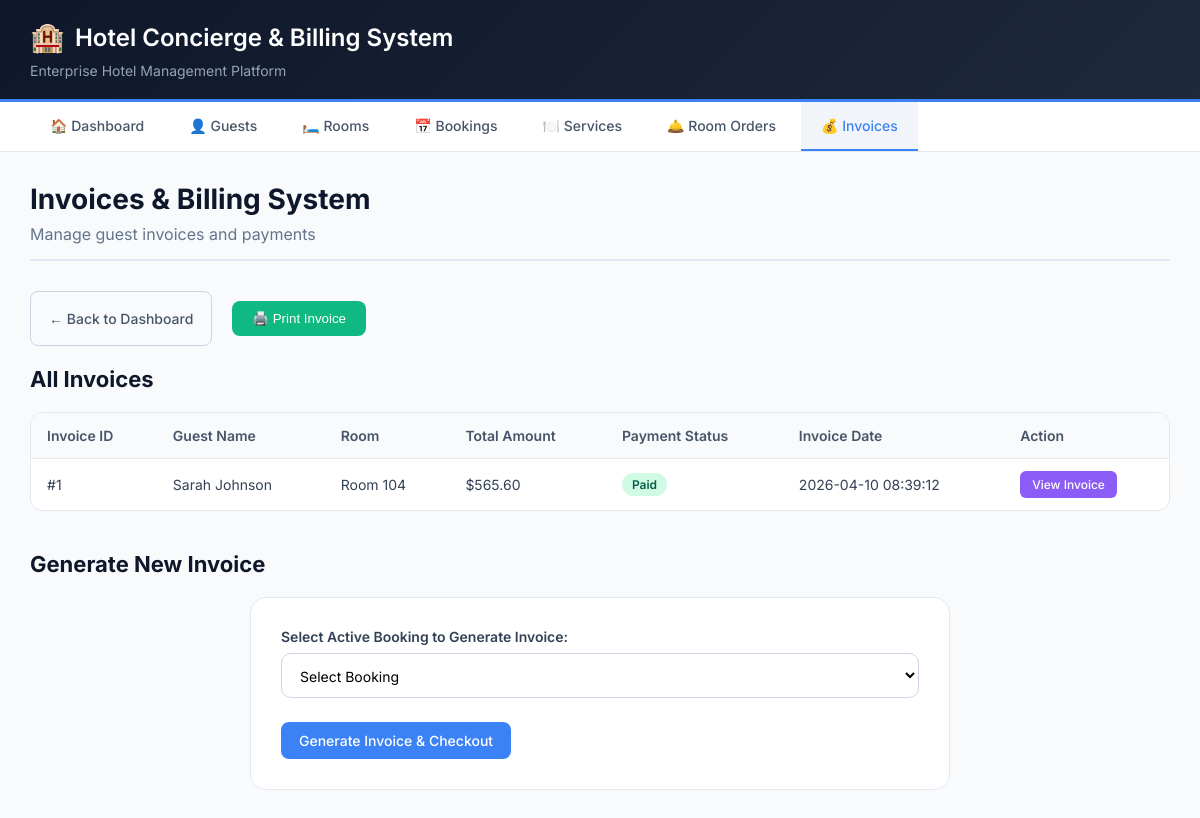
The app's page /hotel_system/invoices/view_invoice.php with its own data.
### tables this page shows
CREATE TABLE invoices (
    invoice_id INT PRIMARY KEY AUTO_INCREMENT,
    booking_id INT NOT NULL UNIQUE,
    room_charges DECIMAL(10,2) DEFAULT 0,
    service_charges DECIMAL(10,2) DEFAULT 0,
    tax_amount DECIMAL(10,2) DEFAULT 0,
    total_amount DECIMAL(10,2) GENERATED ALWAYS AS (room_charges + service_charges + tax_amount) STORED,
    payment_status ENUM('Unpaid', 'Paid', 'PartiallyPaid') DEFAULT 'Unpaid',
    invoice_date TIMESTAMP DEFAULT CURRENT_TIMESTAMP,
    FOREIGN KEY (booking_id) REFERENCES bookings(booking_id) ON DELETE CASCADE
);

CREATE TABLE guests (
    guest_id INT PRIMARY KEY AUTO_INCREMENT,
    first_name VARCHAR(50) NOT NULL,
    last_name VARCHAR(50) NOT NULL,
    email VARCHAR(100) NOT NULL UNIQUE,
    phone VARCHAR(20) NULL,
    address TEXT NULL,
    created_at TIMESTAMP DEFAULT CURRENT_TIMESTAMP
);

CREATE TABLE rooms (
    room_id INT PRIMARY KEY AUTO_INCREMENT,
    room_number VARCHAR(10) NOT NULL UNIQUE,
    room_type ENUM('Standard', 'Deluxe', 'Suite', 'Presidential') NOT NULL,
    price_per_night DECIMAL(10,2) NOT NULL CHECK (price_per_night > 0),
    status ENUM('Available', 'Occupied', 'Maintenance', 'Reserved') DEFAULT 'Available'
);

### hotel_system/invoices/view_invoice.php (the view, shortened to what this page needs)
<?php
include '../includes/db_connect.php';
$booking_id = isset($_GET['booking_id']) ? $_GET['booking_id'] : null;
if (!$booking_id) {
    $all_invoices = $conn->query("
        SELECT i.*, g.first_name, g.last_name, r.room_number, b.check_in_date, b.check_out_date
        FROM invoices i
        JOIN bookings b ON i.booking_id = b.booking_id
        JOIN guests g ON b.guest_id = g.guest_id
        JOIN rooms r ON b.room_id = r.room_id
        ORDER BY i.invoice_date DESC
    ");
    $show_all = true;
}
?>
<!DOCTYPE html>
<html lang="en">
<head>
    <link rel="stylesheet" href="../style.css">
</head>
<body>
    <div class="container">
        <div class="header no-print">
            <h1>Hotel Concierge & Billing System</h1>
            <p>Enterprise Hotel Management Platform</p>
        </div>
        <div class="nav-menu no-print">
            <a href="../index.php" class="nav-item">🏠 Dashboard</a>
            <a href="../guests/read_guests.php" class="nav-item">👤 Guests</a>
            <a href="../rooms/read_rooms.php" class="nav-item">🛏️ Rooms</a>
            <a href="../bookings/read_bookings.php" class="nav-item">📅 Bookings</a>
            <a href="../services/read_services.php" class="nav-item">🍽️ Services</a>
            <a href="../orders/create_order.php" class="nav-item">🛎️ Room Orders</a>
            <a href="view_invoice.php" class="nav-item active">💰 Invoices</a>
        </div>
        <div class="main-content">
            <div class="no-print">
                <h1 class="page-title">Invoices & Billing System</h1>
                <p class="page-subtitle">Manage guest invoices and payments</p>
                <div class="button-group">
                    <a href="../index.php" class="btn btn-outline">← Back to Dashboard</a>
                    <button onclick="window.print()" class="print-btn">🖨️ Print Invoice</button>
                </div>
            </div>
            <?php if($show_all): ?>
                <h2 class="page-title" style="font-size: 22px; margin-top: 20px;">All Invoices</h2>
                <div class="table-wrapper">
                    <table class="data-table">
                        <thead>
                            <tr>
                                <th>Invoice ID</th>
                                <th>Guest Name</th>
                                <th>Room</th>
                                <th>Total Amount</th>
                                <th>Payment Status</th>
                                <th>Invoice Date</th>
                                <th>Action</th>
                            </tr>
                        </thead>
                        <tbody>
                            <?php while($row = $all_invoices->fetch_assoc()): ?>
                            <?php $payClass = ($row['payment_status'] == 'Paid') ? 'badge-success' : (($row['payment_status'] == 'Unpaid') ? 'badge-danger' : 'badge-warning'); ?>
                            <tr>
                                <td>#<?php echo $row['invoice_id']; ?></td>
                                <td><?php echo $row['first_name'] . ' ' . $row['last_name']; ?></td>
                                <td>Room <?php echo $row['room_number']; ?></td>
                                <td>$<?php echo number_format($row['total_amount'], 2); ?></td>
                                <td><span class="badge <?php echo $payClass; ?>"><?php echo $row['payment_status']; ?></span></td>
                                <td><?php echo $row['invoice_date']; ?></td>
                                <td><a href="view_invoice.php?booking_id=<?php echo $row['booking_id']; ?>" class="btn-view">View Invoice</a></td>
                            </tr>
                            <?php endwhile; ?>
                        </tbody>
                    </table>
                </div>
                <h2 class="page-title" style="font-size: 22px; margin-top: 40px;">Generate New Invoice</h2>
                <div class="form-container">
                    <form method="POST">
                        <div class="form-group">
                            <label>Select Active Booking to Generate Invoice:</label>
                            <select name="booking_id" required>
                                <option value="">Select Booking</option>
                            </select>
                        </div>
                        <button type="submit" name="generate_invoice" class="btn btn-primary">Generate Invoice & Checkout</button>
                    </form>
                </div>
            <?php endif; ?>
        </div>
    </div>
</body>
</html>

### hotel_system/style.css (style rules this page uses)
* { margin: 0; padding: 0; box-sizing: border-box; }
body { font-family: 'Inter', 'Segoe UI', Tahoma, Geneva, Verdana, sans-serif; background: #0f172a; min-height: 100vh; padding: 0; color: #1e293b; }
.container { max-width: 1400px; margin: 0 auto; background: #f8fafc; min-height: 100vh; box-shadow: 0 0 40px rgba(0,0,0,0.1); }
.header { background: linear-gradient(135deg, #0f172a 0%, #1e293b 100%); color: white; padding: 20px 30px; border-bottom: 3px solid #3b82f6; }
.header h1 { font-size: 24px; font-weight: 600; margin: 0; display: flex; align-items: center; gap: 10px; }
.header h1::before { content: "🏨"; font-size: 28px; }
.header p { color: #94a3b8; font-size: 14px; margin-top: 8px; }
.nav-menu { background: white; padding: 0 30px; border-bottom: 1px solid #e2e8f0; display: flex; gap: 5px; flex-wrap: wrap; }
.nav-item { display: inline-block; padding: 15px 20px; color: #475569; text-decoration: none; font-weight: 500; font-size: 14px; transition: all 0.3s; border-bottom: 2px solid transparent; }
.nav-item.active { background: #f1f5f9; color: #3b82f6; border-bottom-color: #3b82f6; }
.main-content { padding: 30px; }
.page-title { font-size: 28px; font-weight: 700; color: #0f172a; margin-bottom: 8px; }
.page-subtitle { color: #64748b; margin-bottom: 30px; padding-bottom: 15px; border-bottom: 2px solid #e2e8f0; }
.btn { display: inline-flex; align-items: center; justify-content: center; gap: 8px; padding: 10px 18px; font-size: 14px; font-weight: 500; text-decoration: none; border-radius: 8px; transition: all 0.2s; cursor: pointer; border: none; font-family: inherit; }
.btn-primary { background: #3b82f6; color: white; }
.btn-outline { background: transparent; border: 1px solid #cbd5e1; color: #475569; }
.btn-view { background: #8b5cf6; color: white; padding: 6px 12px; text-decoration: none; border-radius: 6px; font-size: 12px; font-weight: 500; display: inline-flex; align-items: center; gap: 4px; }
.form-container { max-width: 700px; margin: 20px auto 0 auto; background: white; border-radius: 16px; padding: 30px; border: 1px solid #e2e8f0; }
.form-group { margin-bottom: 24px; }
.form-group label { display: block; margin-bottom: 8px; font-weight: 600; font-size: 14px; color: #334155; }
.form-group input, .form-group select, .form-group textarea { width: 100%; padding: 12px 14px; border: 1px solid #cbd5e1; border-radius: 10px; font-size: 14px; font-family: inherit; transition: all 0.2s; background: white; }
.table-wrapper { overflow-x: auto; border-radius: 12px; border: 1px solid #e2e8f0; background: white; margin-top: 20px; }
.data-table { width: 100%; border-collapse: collapse; font-size: 14px; }
.data-table th { text-align: left; padding: 14px 16px; background: #f8fafc; color: #475569; font-weight: 600; border-bottom: 1px solid #e2e8f0; }
.data-table td { padding: 12px 16px; border-bottom: 1px solid #f1f5f9; color: #334155; }
.data-table tr:last-child td { border-bottom: none; }
.badge { display: inline-flex; align-items: center; padding: 4px 10px; border-radius: 20px; font-size: 12px; font-weight: 600; }
.badge-success { background: #d1fae5; color: #065f46; }
.button-group { margin-bottom: 20px; display: flex; gap: 10px; flex-wrap: wrap; }

### hotel_system/invoices/view_invoice.php (style rules this page uses)
.print-btn { background: #10b981; color: white; padding: 10px 20px; border: none; border-radius: 8px; cursor: pointer; margin: 10px; font-weight: 500; }

### records on screen
invoices: invoice_id "1", guests.first_name "Sarah", guests.last_name "Johnson", rooms.room_number "104", total_amount "565.60", payment_status "Paid", invoice_date "2026-04-10 08:39:12"
